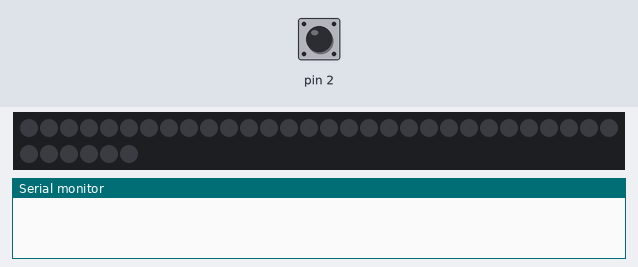
Bench run of a sketch on a simulated Arduino Uno, built with avr-gcc and run on an emulated ATmega328P. Parts: 36 RGB LEDs in strip order, left to right, continuing on the next row, the last lines printed to the serial monitor. Inputs (shaded band) come from the test bench; at power-on: pin 2 HIGH. Dim RGB values are drawn brighter than linear.

Above: at 1.2 s.
1.3 s: pin 2 pulled LOW for 0.15 s
At 1.79 s:
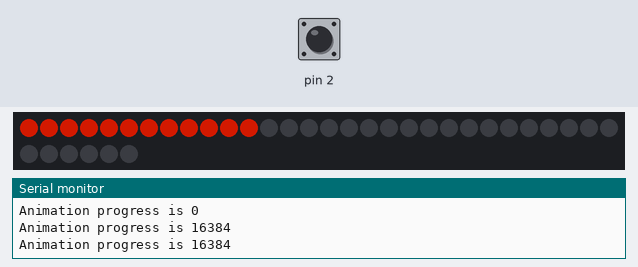
2.0 s: pin 2 pulled LOW for 1 s
At 4.4 s:
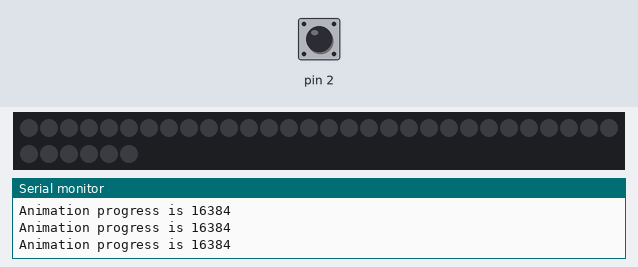
4.7 s: pin 2 pulled LOW for 0.15 s
At 5.51 s:
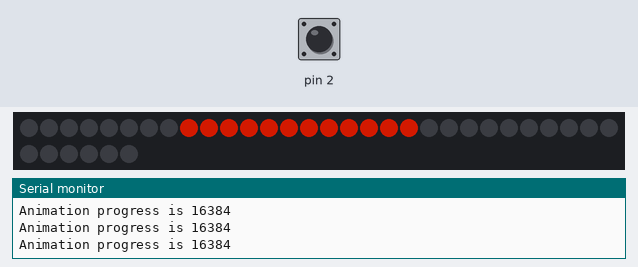
Timing chart, 0 to 7.7 s (numbered marks = the images above; inputs shaded):
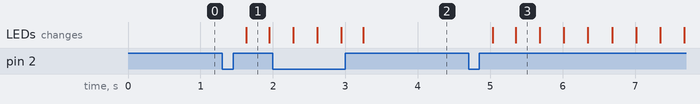

Measured:
- after the input at 1.3 s, the LEDs: change after 0.33 s (image 1)
- after the input at 2.0 s, the LEDs: first differ from a run without the input after 1.2 s (image 2)
- after the input at 4.7 s, the LEDs: first change after 0.33 s (image 3 shows a later state)

The sketch:

AnimSandbox.ino
```cpp
#pragma region stuff
// NeoPixelFunLoop
// This example will move a trail of light around a series of pixels.
// A ring formation of pixels looks best.
// The trail will have a slowly fading tail.
//
// This will demonstrate the use of the RotateRight method.
//

#include <NeoPixelBus.h>
#include <NeoPixelAnimator.h>
#include <ClickButton.h>


const uint16_t PixelCount = 36; // make sure to set this to the number of pixels in your strip
const uint16_t PixelPin = 12;  // make sure to set this to the correct pin, ignored for Esp8266
const uint16_t AnimCount = 1; // we only need one
const uint16_t TailLength = 12; // length of the tail, must be shorter than PixelCount
const float MaxLightness = 0.4f; // max lightness at the head of the tail (0.5f is full bright)

ClickButton testButton(2, LOW, CLICKBTN_PULLUP);

NeoGamma<NeoGammaTableMethod> colorGamma; // for any fade animations, best to correct gamma

NeoPixelBus<NeoGrbFeature, Neo800KbpsMethod> strip(PixelCount, PixelPin);
// for esp8266 omit the pin
//NeoPixelBus<NeoGrbFeature, Neo800KbpsMethod> strip(PixelCount);

NeoPixelAnimator animations(AnimCount); // NeoPixel animation management object

#pragma endregion

RgbColor color(124,15,0);
byte hasStarted = 0;
char buf [64];
// ============================================
// if (param.state == AnimationState_Started)
// if (param.state == AnimationState_Completed)
// strip.RotateLeft(1);

void LoopAnimUpdate(const AnimationParam& param){


    if (!hasStarted){
        for(int i = 0; i < TailLength; i++)
        {
            strip.SetPixelColor(i,color);
        }
        hasStarted = 1;
    }
    else if (param.state == AnimationState_Completed){
        animations.RestartAnimation(param.index);
        strip.RotateRight(1);
    }

    sprintf (buf, "Animation progress is %d \r\n", (float) param.progress*10000);
    Serial.println(buf);
}
// =======================================================
void setup(){
    // button(s) (pull_up)
    testButton.debounceTime   = 20;   // Debounce timer in ms
    testButton.multiclickTime = 180;  // Time limit for multi clicks
    testButton.longClickTime  = 1000; // time until "held-down clicks" register

    Serial.begin(9600);

    strip.Begin();
    strip.Show();}
void loop(){
    testButton.Update();
    if (testButton.clicks == 1)     // we use the index 0 animation to time how often we rotate all the pixels
      {
      if (animations.IsAnimating())  {
        animations.StopAnimation(0);
        hasStarted = 0;
        strip.ClearTo(RgbColor(0,0,0));
      }

      else
        animations.StartAnimation(0, 25, LoopAnimUpdate);
      }

    // this is all that is needed to keep it running
    // and avoiding using delay() is always a good thing for
    // any timing related routines
    animations.UpdateAnimations();
    strip.Show();}
```
